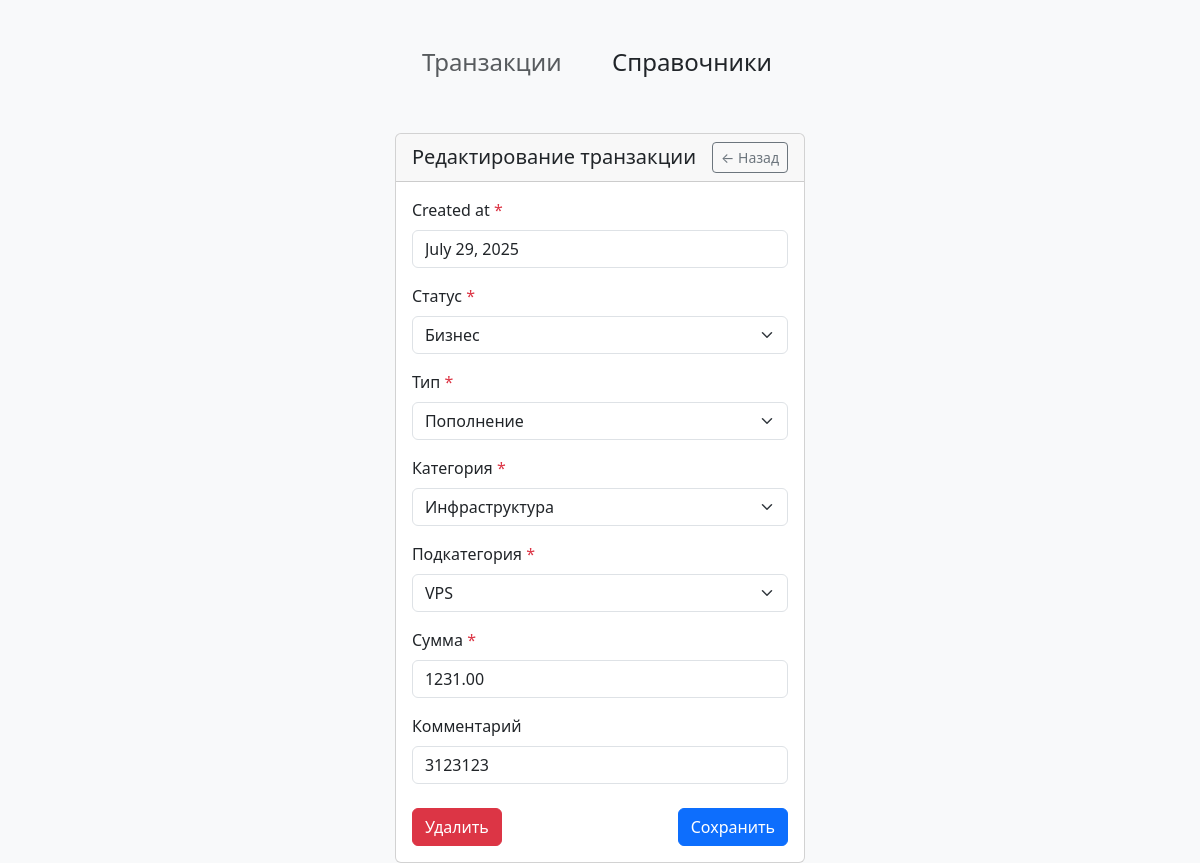
Page /transactions/update/3/ on the committed database.
### accounting/models.py (models this page shows, shortened)
class Transaction(models.Model):
    created_at = models.DateField("создана", default=timezone.now)
    status = models.ForeignKey('Status', on_delete=models.CASCADE, verbose_name="статус")
    type = models.ForeignKey('Type', on_delete=models.CASCADE, verbose_name="тип")
    category = models.ForeignKey('Category', on_delete=models.CASCADE, verbose_name="категория")
    subcategory = models.ForeignKey('SubCategory', on_delete=models.CASCADE, verbose_name="подкатегория")
    amount = models.DecimalField("сумма", max_digits=10, decimal_places=2)
    comment = models.TextField("комментарий", blank=True, default='', max_length=4096)
    class Meta:
        verbose_name = "Транзакция"
        verbose_name_plural = "Транзакции"
    @staticmethod
    def verbose_name_pos():
        return "Транзакции"

class Status(models.Model):
    name = models.CharField(unique=True, max_length=64)
    def __str__(self):
        return self.name
    class Meta:
        verbose_name = "Статус"
        verbose_name_plural = "Статусы"

class Type(models.Model):
    name = models.CharField("Тип", unique=True, max_length=64)
    def __str__(self):
        return self.name
    class Meta:
        verbose_name = "Тип"
        verbose_name_plural = "Типы"

class Category(models.Model):
    name = models.CharField(unique=True, max_length=64)
    type = models.ForeignKey('Type', on_delete=models.CASCADE)
    def __str__(self):
        return self.name
    class Meta:
        verbose_name = "Категория"
        verbose_name_plural = "Категории"

class SubCategory(models.Model):
    name = models.CharField(unique=True, max_length=64)
    category = models.ForeignKey('Category', on_delete=models.CASCADE)
    def __str__(self):
        return self.name
    class Meta:
        verbose_name = "Подкатегория"
        verbose_name_plural = "Подкатегории"

### accounting/views.py (the view)
# urls.py: path('transactions/update/<int:pk>/', views.TransactionUpdateView.as_view()),
class TransactionUpdateView(CreateUpdateViewMixin, UpdateView):
    model = models.Transaction
    form_class = forms.TransactionForm
    fields = None

### accounting/forms.py (shortened to what this page needs)
class TransactionForm(forms.ModelForm):
    created_at = forms.DateField(
        input_formats=DATE_INPUT_FORMATS,
        initial=dateformat.format(timezone.now(), 'd.m.Y'))
    class Meta:
        model = models.Transaction
        fields = '__all__'  #

### accounting/views.py (called while the page is built)
    def get_context_data(self, **kwargs):
        context = super().get_context_data()
        context['verbose_name_pos'] = self.model.verbose_name_pos()
        return context

### accounting/templates/accounting/details.html (shortened to what this page needs)
<!DOCTYPE html>
<html lang="ru">
<head>
    <link rel="stylesheet" href="https://cdn.jsdelivr.net/npm/bootstrap@5.3.7/dist/css/bootstrap.min.css">
</head>
<body class="bg-light">
    <div class="container mt-5">
        <div class="row justify-content-center">
            <div class="col-lg-2 col-md-3">
                <h4><a class="text-muted text-decoration-none hover-underline" href="/">Транзакции</a></h4>
            </div>
            <div class="col-lg-2 col-md-3">
                <h4><a class="text-dark text-decoration-none hover-underline" href="/references">Справочники</a></h4>
            </div>
        </div>
    </div>
    <main class="mt-5 container">
        <div class="row justify-content-center">
            <div class="col-md-8" style="max-width: fit-content;">
                <div class="card">
                    <div class="card-header d-flex justify-content-between align-items-center">
                        <h5 class="mb-0">
                            {% if form.instance.pk %}Редактирование{% else %}Создание{% endif %}
                            {{ verbose_name_pos|default:"записи"|lower }}
                        </h5>
                        <a href="{% if verbose_name_pos == 'Транзакции' %}/{% else %}{% url 'references' %}{% endif %}" class="ms-3 btn btn-sm btn-outline-secondary">← Назад</a>                </div>
                    <div class="card-body">
                        <form method="post" enctype="multipart/form-data">
                            {% for field in form.visible_fields %}
                                <div class="mb-3 w-100">
                                    <label for="{{ field.id_for_label }}" class="form-label">
                                        {{ field.label }}
                                        {% if field.field.required %}<span class="text-danger">*</span>{% endif %}
                                    </label>
                                    {% if field.field.widget.input_type == 'select' %}
                                        <select name="{{ field.name }}" id="{{ field.id_for_label }}"
                                                class="form-select w-100 {% if field.errors %}is-invalid{% endif %}">
                                            {% for choice in field.field.choices %}
                                                <option value="{{ choice.0 }}"
                                                        {% if field.value|stringformat:"s" == choice.0|stringformat:"s" %}selected{% endif %}>
                                                    {{ choice.1 }}
                                                </option>
                                            {% endfor %}
                                        </select>
                                    {% elif field.field.widget.input_type == 'checkbox' %}
                                        <div class="form-check">
                                            <input type="checkbox" name="{{ field.name }}" id="{{ field.id_for_label }}"
                                                   class="form-check-input {% if field.errors %}is-invalid{% endif %}"
                                                   {% if field.value %}checked{% endif %}>
                                        </div>
                                    {% else %}
                                        <input type="{{ field.field.widget.input_type }}"
                                               name="{{ field.name }}" id="{{ field.id_for_label }}"
                                               class="form-control w-100 {% if field.errors %}is-invalid{% endif %}"
                                               value="{{ field.value|default_if_none:'' }}">
                                    {% endif %}
                                </div>
                            {% endfor %}
                            <div class="d-flex justify-content-between mt-4">
                                <div>
                                    {% if form.instance.pk %}
                                        <a href="../../remove/{{ object.pk }}"><button type="button" class="btn btn-danger"
                                                data-bs-toggle="modal" data-bs-target="#deleteModal">
                                            Удалить
                                        </button></a>
                                    {% endif %}
                                </div>
                                <div>
                                    <button type="submit" class="btn btn-primary">
                                        {% if form.instance.pk %}Сохранить{% else %}Создать{% endif %}
                                    </button>
                                </div>
                            </div>
                        </form>
                    </div>
                </div>
            </div>
        </div>
    </main>
</body>
</html>

### rows in the picture
Transaction: created_at "July 29, 2025" "1231.00" "3123123"
Status: status "Бизнес"
Type: type "Пополнение"
Category: category "Инфраструктура"
SubCategory: subcategory "VPS"

### other values in the picture
{{ verbose_name_pos|default:"записи"|lower }} "транзакции"
{{ field.label }} "Created at" "Статус" "Тип" "Категория" "Подкатегория" "Сумма" "Комментарий"
